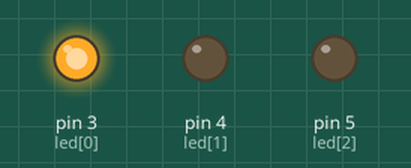
Bench run of a sketch on a simulated Arduino Uno, built with avr-gcc and run on an emulated ATmega328P. On the bench: output pins drawn as LEDs (lit = HIGH).

Above: at 0.05 s.
At 0.75 s:
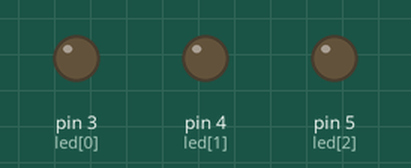
At 1.45 s:
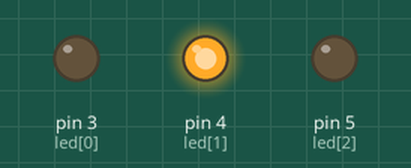
At 2.85 s:
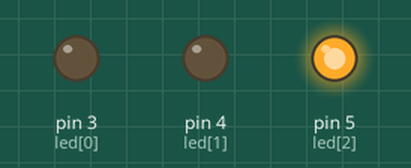
Timing chart, 0 to 3.1 s (numbered marks = the images above):
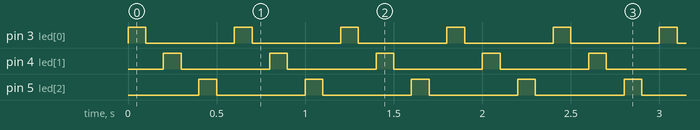

Measured:
- by itself, pin 3 (led[0]), pin 4 (led[1]), pin 5 (led[2]): alternates HIGH for 0.10 s and LOW for 0.50 s

The sketch:

ProjectTwo.ino
```cpp
//Three_LED

int led[3]={3,4,5};
int i;
void setup() {
  for(i=0;i<3;i++) {
  pinMode(led[i],OUTPUT);
  }
}

void loop() {
  for(i=0;i<3;i++) {
  digitalWrite(led[i],HIGH);
  delay(100);
  digitalWrite(led[i],LOW);
  delay(100);
  }
}
```
